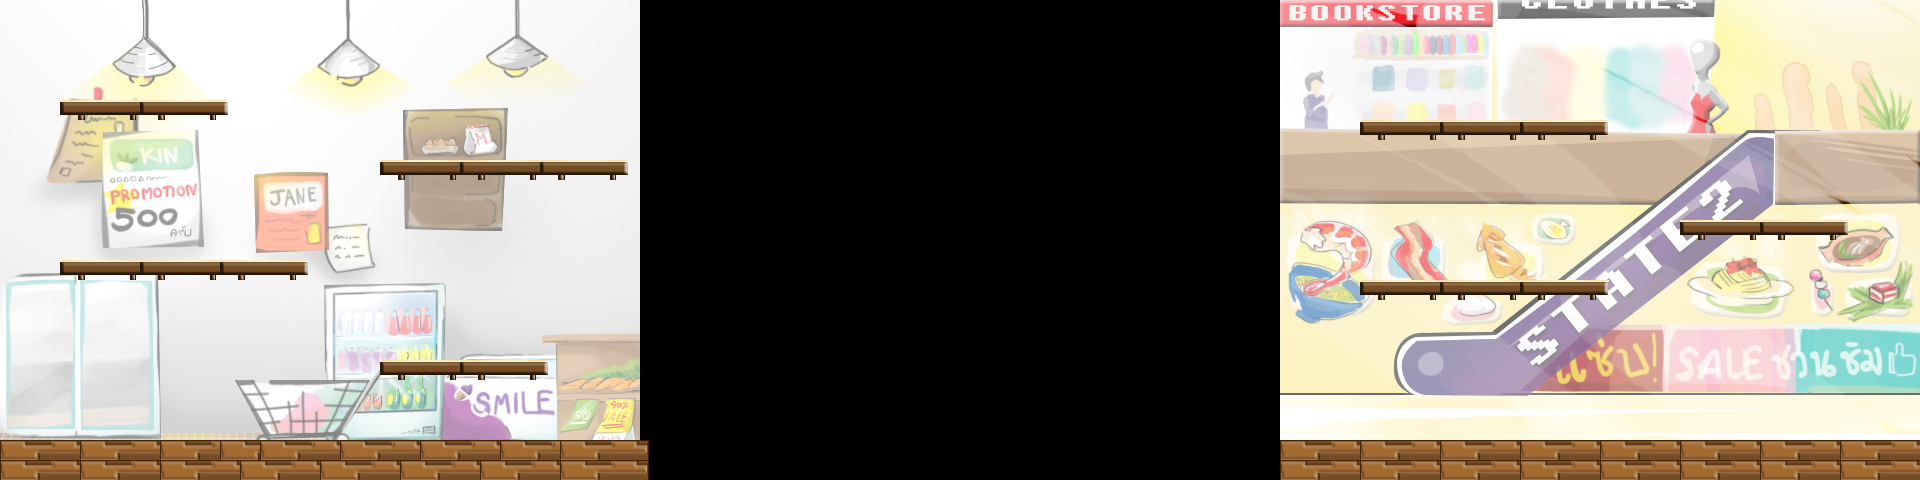

This is a level from a 2D game, rendered from its Tiled map with the project's own tilesets. A one-line summary and the map file follow, with tile-layer data summarised:
An orthogonal 96x24 tile map with 20x20 px tiles, 2 tile layers (bg, graphics), 3 tilesets and 10 objects.

<map version="1.0" orientation="orthogonal" renderorder="right-down" width="96" height="24" tilewidth="20" tileheight="20" nextobjectid="11">
 <tileset firstgid="1" name="Background1.1" tilewidth="20" tileheight="20" tilecount="768" columns="32">
  <image source="Background1.1.jpg" width="640" height="480" />
 </tileset>
 <tileset firstgid="769" name="bg2.0" tilewidth="20" tileheight="20" tilecount="768" columns="32">
  <image source="bg2.0.png" width="640" height="480" />
 </tileset>
 <tileset firstgid="1537" name="Tileset" tilewidth="20" tileheight="20" tilecount="572" columns="26">
  <image source="Tileset.png" width="528" height="448" />
 </tileset>
 <layer name="bg" width="96" height="24">
  <data>[2304 cells, 1536 non-empty, 1536 distinct tile ids]</data>
 </layer>
 <layer name="graphics" width="96" height="24">
  <data>[2304 cells, 209 non-empty, 10 distinct tile ids]</data>
 </layer>
 <objectgroup name="ground">
  <object id="1" x="2" y="437" width="640" height="41" />
  <object id="2" x="1283" y="439" width="639" height="40" />
 </objectgroup>
 <objectgroup name="brick">
  <object id="3" x="389" y="160" />
  <object id="4" x="388" y="163" width="239" height="15" />
  <object id="5" x="59" y="262" width="247" height="19" />
  <object id="6" x="380" y="360" width="168" height="19" />
  <object id="7" x="58" y="101" width="171" height="20" />
  <object id="8" x="1358" y="119" width="246" height="20" />
  <object id="9" x="1681" y="220" width="165" height="23" />
  <object id="10" x="1360" y="282" width="248" height="18" />
 </objectgroup>
</map>
